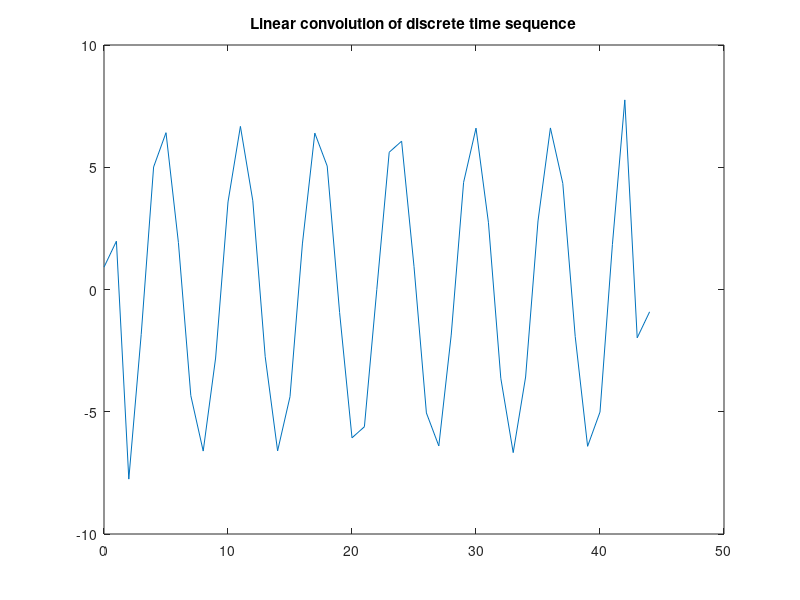

Here is the MATLAB script that generated this plot:

clear all;
close all;
n = -20:20;
n = -20:20;
x = sin(n);            
h = [-1,-2,8,-2,-1];  

N = length(x);
M = length(h);
Ny = N + M -1;
                                                                                        
y = zeros(1,Ny);
for i = 1:N
      for k = 1:M
       y(i+k-1) = y(i+k-1) + h(k)*x(i);
      end
end
m = 0:Ny-1;
% Make plot
figure
plot(m,y)
title('Linear convolution of discrete time sequence');                                     
